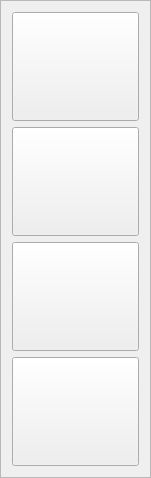
    <widget class="QFrame" name="Bframe_3">
     <property name="geometry">
      <rect>
       <x>411</x>
       <y>67</y>
       <width>151</width>
       <height>478</height>
      </rect>
     </property>
     <property name="autoFillBackground">
      <bool>false</bool>
     </property>
     <property name="styleSheet">
      <string notr="true">border-image:none;</string>
     </property>
     <property name="frameShape">
      <enum>QFrame::StyledPanel</enum>
     </property>
     <property name="frameShadow">
      <enum>QFrame::Raised</enum>
     </property>
     <layout class="QVBoxLayout" name="verticalLayout_3">
      <item>
       <widget class="QPushButton" name="room5_B">
        <property name="sizePolicy">
         <sizepolicy hsizetype="Minimum" vsizetype="Minimum">
          <horstretch>0</horstretch>
          <verstretch>0</verstretch>
         </sizepolicy>
        </property>
        <property name="font">
         <font>
          <underline>false</underline>
         </font>
        </property>
        <property name="cursor">
         <cursorShape>PointingHandCursor</cursorShape>
        </property>
        <property name="mouseTracking">
         <bool>false</bool>
        </property>
        <property name="focusPolicy">
         <enum>Qt::NoFocus</enum>
        </property>
        <property name="contextMenuPolicy">
         <enum>Qt::NoContextMenu</enum>
        </property>
        <property name="autoFillBackground">
         <bool>false</bool>
        </property>
        <property name="styleSheet">
         <string notr="true">QPushButton{
border-image: url(:/ROOM/EMPTYROOM_5);
}

QPushButton:hover{
border-image: url(:/ROOM/EMPTYROOM_5_T);
}

QPushButton:checked{
border-image: url(:/ROOM/PAIDROOM_5);
}
</string>
        </property>
        <property name="text">
         <string/>
        </property>
        <property name="checkable">
         <bool>true</bool>
        </property>
        <property name="autoRepeat">
         <bool>false</bool>
        </property>
        <property name="autoExclusive">
         <bool>false</bool>
        </property>
        <property name="autoDefault">
         <bool>false</bool>
        </property>
        <property name="default">
         <bool>false</bool>
        </property>
        <property name="flat">
         <bool>false</bool>
        </property>
       </widget>
      </item>
      <item>
       <widget class="QPushButton" name="room6_B">
        <property name="sizePolicy">
         <sizepolicy hsizetype="Minimum" vsizetype="Minimum">
          <horstretch>0</horstretch>
          <verstretch>0</verstretch>
         </sizepolicy>
        </property>
        <property name="font">
         <font>
          <underline>false</underline>
         </font>
        </property>
        <property name="cursor">
         <cursorShape>PointingHandCursor</cursorShape>
        </property>
        <property name="mouseTracking">
         <bool>false</bool>
        </property>
        <property name="focusPolicy">
         <enum>Qt::NoFocus</enum>
        </property>
        <property name="contextMenuPolicy">
         <enum>Qt::NoContextMenu</enum>
        </property>
        <property name="autoFillBackground">
         <bool>false</bool>
        </property>
        <property name="styleSheet">
         <string notr="true">QPushButton{
border-image: url(:/ROOM/EMPTYROOM_6);
}

QPushButton:hover{
border-image: url(:/ROOM/EMPTYROOM_6_T);
}

QPushButton:checked{
border-image: url(:/ROOM/PAIDROOM_6);
}
</string>
        </property>
        <property name="text">
         <string/>
        </property>
        <property name="checkable">
         <bool>true</bool>
        </property>
        <property name="checked">
         <bool>false</bool>
        </property>
        <property name="autoRepeat">
         <bool>false</bool>
        </property>
        <property name="autoExclusive">
         <bool>false</bool>
        </property>
        <property name="autoDefault">
         <bool>false</bool>
        </property>
        <property name="default">
         <bool>false</bool>
        </property>
        <property name="flat">
         <bool>false</bool>
        </property>
       </widget>
      </item>
      <item>
       <widget class="QPushButton" name="room7_B">
        <property name="sizePolicy">
         <sizepolicy hsizetype="Minimum" vsizetype="Minimum">
          <horstretch>0</horstretch>
          <verstretch>0</verstretch>
         </sizepolicy>
        </property>
        <property name="font">
         <font>
          <underline>false</underline>
         </font>
        </property>
        <property name="cursor">
         <cursorShape>PointingHandCursor</cursorShape>
        </property>
        <property name="mouseTracking">
         <bool>false</bool>
        </property>
        <property name="focusPolicy">
         <enum>Qt::NoFocus</enum>
        </property>
        <property name="contextMenuPolicy">
         <enum>Qt::NoContextMenu</enum>
        </property>
        <property name="autoFillBackground">
         <bool>false</bool>
        </property>
        <property name="styleSheet">
         <string notr="true">QPushButton{
border-image: url(:/ROOM/EMPTYROOM_7);
}

QPushButton:hover{
border-image: url(:/ROOM/EMPTYROOM_7_T);
}

QPushButton:checked{
border-image: url(:/ROOM/PAIDROOM_7);
}
</string>
        </property>
        <property name="text">
         <string/>
        </property>
        <property name="checkable">
         <bool>true</bool>
        </property>
        <property name="checked">
         <bool>false</bool>
        </property>
        <property name="autoRepeat">
         <bool>false</bool>
        </property>
        <property name="autoExclusive">
         <bool>false</bool>
        </property>
        <property name="autoDefault">
         <bool>false</bool>
        </property>
        <property name="default">
         <bool>false</bool>
        </property>
        <property name="flat">
         <bool>false</bool>
        </property>
       </widget>
      </item>
      <item>
       <widget class="QPushButton" name="room8_B">
        <property name="sizePolicy">
         <sizepolicy hsizetype="Minimum" vsizetype="Minimum">
          <horstretch>0</horstretch>
          <verstretch>0</verstretch>
         </sizepolicy>
        </property>
        <property name="font">
         <font>
          <underline>false</underline>
         </font>
        </property>
        <property name="cursor">
         <cursorShape>PointingHandCursor</cursorShape>
        </property>
        <property name="mouseTracking">
         <bool>false</bool>
        </property>
        <property name="focusPolicy">
         <enum>Qt::NoFocus</enum>
        </property>
        <property name="contextMenuPolicy">
         <enum>Qt::NoContextMenu</enum>
        </property>
        <property name="autoFillBackground">
         <bool>false</bool>
        </property>
        <property name="styleSheet">
         <string notr="true">QPushButton{
border-image: url(:/ROOM/EMPTYROOM_8);
}

QPushButton:hover{
border-image: url(:/ROOM/EMPTYROOM_8_T);
}

QPushButton:checked{
border-image: url(:/ROOM/PAIDROOM_8);
}
</string>
        </property>
        <property name="text">
         <string/>
        </property>
        <property name="checkable">
         <bool>true</bool>
        </property>
        <property name="checked">
         <bool>false</bool>
        </property>
        <property name="autoRepeat">
         <bool>false</bool>
        </property>
        <property name="autoExclusive">
         <bool>false</bool>
        </property>
        <property name="autoDefault">
         <bool>false</bool>
        </property>
        <property name="default">
         <bool>false</bool>
        </property>
        <property name="flat">
         <bool>false</bool>
        </property>
       </widget>
      </item>
     </layout>
    </widget>
